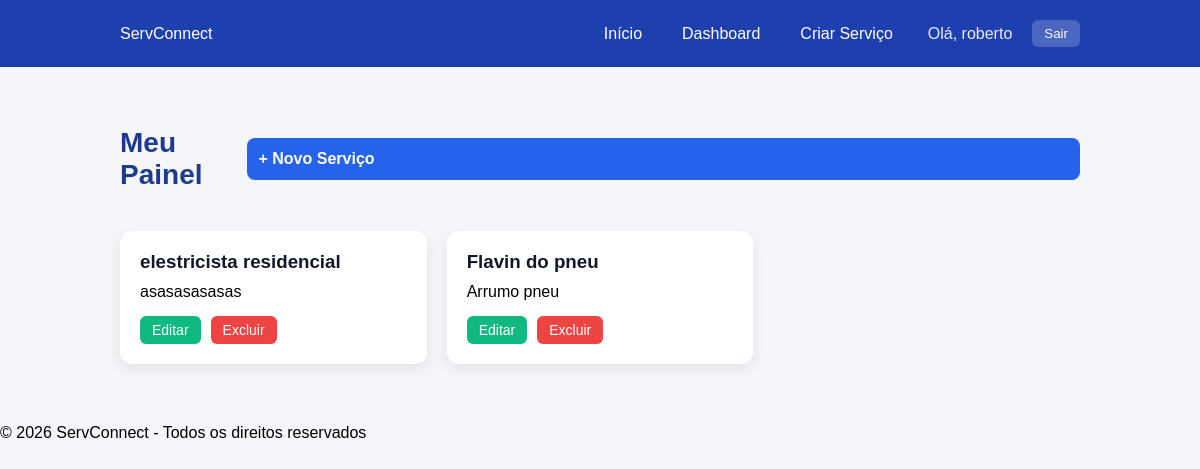
Screenshot of /dashboard/ (signed in) with the database file from the repository.
### apps/servicos/models.py (models this page shows, shortened)
class Servico(models.Model):
    nome = models.CharField(max_length=100)
    descricao = models.TextField()
    cidade = models.CharField(max_length=100)
    categoria = models.CharField(max_length=100)
    usuario = models.ForeignKey(User, on_delete=models.CASCADE)

### apps/servicos/views.py (the view)
# urls.py: path('dashboard/', views.dashboard, name='dashboard'),
@login_required
def dashboard(request):
    perfil = Perfil.objects.get(user=request.user)
    if perfil.tipo == 'prestador':
        servicos = Servico.objects.filter(usuario=request.user)
    else:
        servicos = None
    return render(request, 'dashboard.html', {
        'perfil': perfil,
        'servicos': servicos
    })

### templates/dashboard.html
{% extends 'base.html' %}
{% block content %}
<div class="dashboard-container">
    <div class="dashboard-header">
        <h2>Meu Painel</h2>
        {% if perfil.tipo == 'prestador' %}
            <a href="{% url 'criar_servico' %}" class="btn-primary">
                + Novo Serviço
            </a>
        {% endif %}
    </div>
    {% if perfil.tipo == 'prestador' %}
        <div class="service-grid">
            {% for servico in servicos %}
                <div class="service-card">
                    <h3>{{ servico.nome }}</h3>
                    <p>{{ servico.descricao|truncatechars:80 }}</p>
                    <div class="card-actions">
                        <a href="{% url 'editar_servico' servico.id %}" class="btn-edit">
                            Editar
                        </a>
                        <a href="{% url 'excluir_servico' servico.id %}" class="btn-delete">
                            Excluir
                        </a>
                    </div>
                </div>
            {% empty %}
                <p>Você ainda não criou nenhum serviço.</p>
            {% endfor %}
        </div>
    {% else %}
        <p>Você está cadastrado como cliente.</p>
    {% endif %}
</div>
{% endblock %}

### templates/base.html (shortened to what this page needs)
{% load static %}
<!DOCTYPE html>
<html lang="pt-br">
<head>
    <link rel="stylesheet" href="{% static 'css/style.css' %}">
</head>
<body>
<header class="navbar">
    <div class="logo">ServConnect</div>
    <nav class="nav-links">
    <a href="/">Início</a>
    {% if user.is_authenticated %}
        <a href="{% url 'dashboard' %}">Dashboard</a>
        {% if user.perfil.tipo == 'prestador' %}
            <a href="{% url 'criar_servico' %}">Criar Serviço</a>
        {% endif %}
        <span class="user-name">Olá, {{ user.username }}</span>
        <form method="POST" action="{% url 'logout' %}" class="logout-form">
            <button type="submit" class="logout-btn">Sair</button>
        </form>
    {% else %}
        <a href="{% url 'login' %}">Login</a>
        <a href="{% url 'cadastro' %}">Cadastrar</a>
    {% endif %}
</nav>
</header>
<main>
    {% block content %}
    {% endblock %}
</main>
<footer>
    © 2026 ServConnect - Todos os direitos reservados
</footer>
</body>
</html>

### static/css/style.css (style rules this page uses)
* { margin: 0; padding: 0; box-sizing: border-box; font-family: Arial, sans-serif; }
body { background-color: #f4f6f9; }
.navbar { background: #1e40af; color: white; padding: 20px 10%; display: flex; justify-content: space-between; align-items: center; }
.navbar a { color: white; margin-left: 20px; text-decoration: none; }
.dashboard-container { padding: 60px 10%; }
.dashboard-header { display: flex; justify-content: space-between; align-items: center; margin-bottom: 40px; }
.dashboard-header h2 { font-size: 28px; color: #1e3a8a; }
.btn-primary { padding: 10px 20px; background: #2563eb; color: white; border-radius: 8px; text-decoration: none; font-weight: bold; transition: 0.3s; }
.service-grid { display: grid; grid-template-columns: repeat(auto-fill, minmax(280px, 1fr)); gap: 20px; }
.service-card { background: white; padding: 20px; border-radius: 12px; box-shadow: 0 5px 15px rgba(0,0,0,0.08); transition: 0.3s; }
.service-card h3 { margin-bottom: 10px; color: #111827; }
.card-actions { margin-top: 15px; display: flex; gap: 10px; }
.btn-edit { background: #10b981; color: white; padding: 6px 12px; border-radius: 6px; text-decoration: none; font-size: 14px; }
.btn-delete { background: #ef4444; color: white; padding: 6px 12px; border-radius: 6px; text-decoration: none; font-size: 14px; }
.btn-primary { width: 100%; padding: 12px; background: #2563eb; color: white; border-radius: 8px; border: none; font-weight: bold; cursor: pointer; transition: 0.3s; }
.nav-links { display: flex; align-items: center; gap: 20px; }
.user-name { margin-left: 15px; font-weight: 500; opacity: 0.9; }
.logout-form { display: inline; }
.logout-btn { background: rgba(255,255,255,0.2); color: white; border: none; padding: 6px 12px; border-radius: 6px; cursor: pointer; transition: 0.3s; }

### rows the page displays
Servico: nome "elestricista residencial", descricao "asasasasasas"
Servico: nome "Flavin do pneu", descricao "Arrumo pneu"

### other values shown
{{ user.username }} "roberto"
